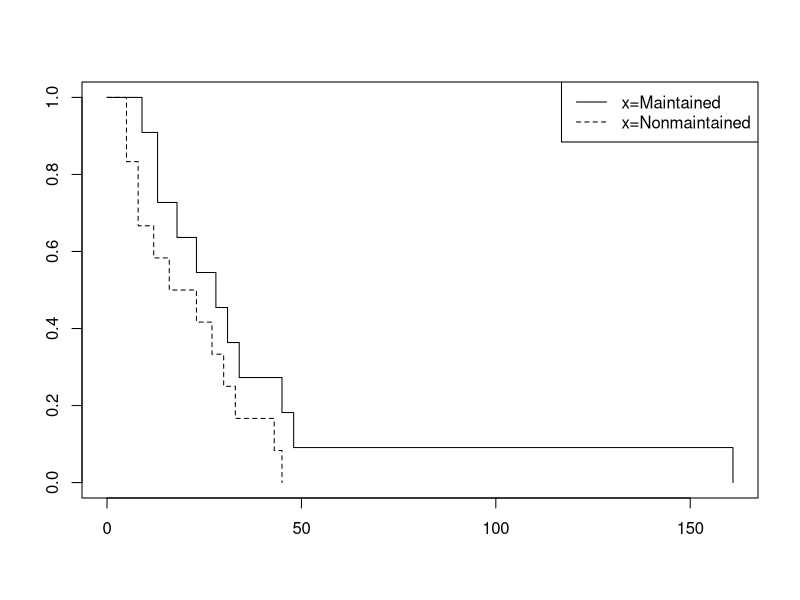
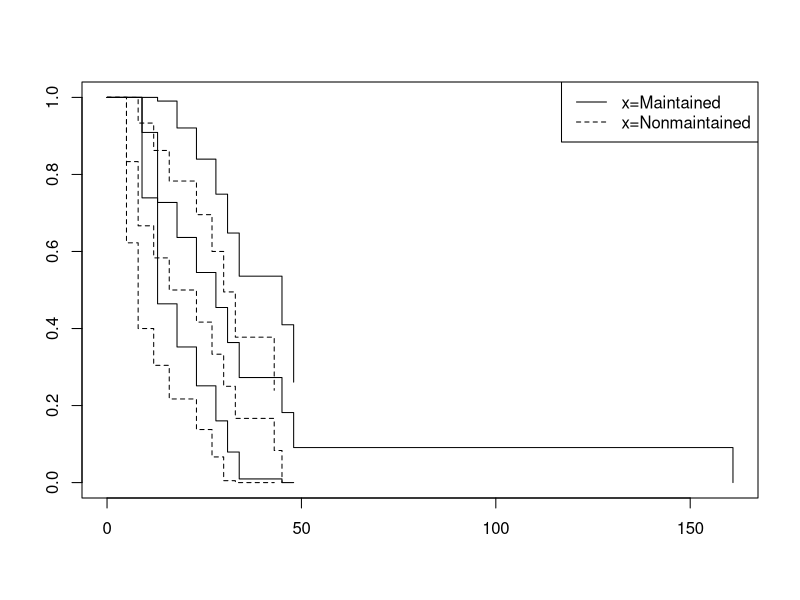

Write the R code that produced these figures, in order.
## ---- chunk 1
knitr::opts_chunk$set(echo = TRUE)
## ---- chunk 2
library(survival)
data(aml)
View(aml)
## ---- chunk 3
survfit <- survfit(Surv(time)~x, data=aml)
survfit
## ---- chunk 4
# maintained group 의 median survival 은 28.0 
# 95% 신뢰구간은 (18, ) 이므로 censoring 을 반영하여
# (18, 161) 로 보정.
## ---- chunk 5
K <- length(survfit$strata)
LEGEND <- attr(survfit$strata, "names")

plot(survfit, lty=1:K)
legend("topright", LEGEND, lty=1:K)
## ---- chunk 6
test <- survdiff(Surv(time)~x, data=aml)
test
## ---- chunk 7
# p-value =0.1 로, 두 그룹의 생존곡선은 유의수준 5%에서 동일하다
## ---- chunk 8
summary(survfit)
## ---- chunk 9
survfit <- survfit(Surv(time)~x, conf.type="plain",
                   data=aml)
plot(survfit, lty=1:2, conf.int=TRUE)
LEGEND <- attr(survfit$strata, "names")
legend("topright", LEGEND, lty=1:2)
